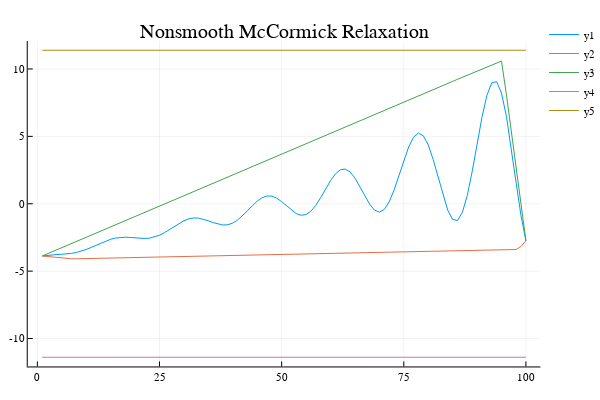

Source (notebook cell):
### Code cell
p2 = Plots.plot(xrange, data_mc, title="Nonsmooth McCormick Relaxation")

### Figure 1 — Plotly figure (JSON) as saved in the notebook; plotly's stock layout.template omitted (floating-point values rounded to 4 significant figures)
{"data": [{"colorbar": {"title": ""}, "hoverinfo": "text", "legendgroup": "y1", "line": {"color": "rgba(0, 154, 250, 1.000)", "dash": "solid", "shape": "linear", "width": 1}, "mode": "lines", "name": "y1", "showlegend": true, "text": [null, null, null, null, null, null, null, null, null, null, null, null, null, null, null, null, null, null, null, null, null, null, null, null, null, null, null, null, null, null, null, null, null, null, null, null, null, null, null, null, null, null, null, null, null, null, null, null, null, null, null, null, null, null, null, null, null, null, null, null, null, null, null, null, null, null, null, null, null, null, null, null, null, null, null, null, null, null, null, null, null, null, null, null, null, null, null, null, null, null, null, null, null, null, null, null, null, null, null, null], "type": "scatter", "x": [1, 2, 3, 4, 5, 6, 7, 8, 9, 10, 11, 12, 13, 14, 15, 16, 17, 18, 19, 20, 21, 22, 23, 24, 25, 26, 27, 28, 29, 30, 31, 32, 33, 34, 35, 36, 37, 38, 39, 40, 41, 42, 43, 44, 45, 46, 47, 48, 49, 50, 51, 52, 53, 54, 55, 56, 57, 58, 59, 60, 61, 62, 63, 64, 65, 66, 67, 68, 69, 70, 71, 72, 73, 74, 75, 76, 77, 78, 79, 80, 81, 82, 83, 84, 85, 86, 87, 88, 89, 90, 91, 92, 93, 94, 95, 96, 97, 98, 99, 100], "xaxis": "x1", "y": [-3.876, -3.824, -3.789, -3.767, -3.748, -3.723, -3.68, -3.613, -3.517, -3.391, -3.242, -3.079, -2.914, -2.762, -2.635, -2.545, -2.494, -2.482, -2.501, -2.535, -2.567, -2.577, -2.549, -2.47, -2.335, -2.149, -1.926, -1.686, -1.455, -1.259, -1.121, -1.055, -1.065, -1.141, -1.264, -1.401, -1.518, -1.579, -1.556, -1.432, -1.205, -0.8916, -0.524, -0.1463, 0.1923, 0.4447, 0.5747, 0.5635, 0.4149, 0.1562, -0.1643, -0.484, -0.7349, -0.855, -0.7992, -0.5487, -0.1156, 0.4557, 1.094, 1.71, 2.211, 2.517, 2.573, 2.363, 1.912, 1.291, 0.6046, -0.02294, -0.4667, -0.6223, -0.4255, 0.1337, 1.005, 2.08, 3.209, 4.217, 4.938, 5.24, 5.049, 4.37, 3.29, 1.973, 0.6359, -0.4839, -1.164, -1.239, -0.6315, 0.6271, 2.392, 4.42, 6.404, 8.018, 8.971, 9.06, 8.21, 6.5, 4.161, 1.55, -0.8993, -2.746], "yaxis": "y1", "zmax": 0.1, "zmin": -0.1}, {"colorbar": {"title": ""}, "hoverinfo": "text", "legendgroup": "y2", "line": {"color": "rgba(227, 111, 71, 1.000)", "dash": "solid", "shape": "linear", "width": 1}, "mode": "lines", "name": "y2", "showlegend": true, "text": [null, null, null, null, null, null, null, null, null, null, null, null, null, null, null, null, null, null, null, null, null, null, null, null, null, null, null, null, null, null, null, null, null, null, null, null, null, null, null, null, null, null, null, null, null, null, null, null, null, null, null, null, null, null, null, null, null, null, null, null, null, null, null, null, null, null, null, null, null, null, null, null, null, null, null, null, null, null, null, null, null, null, null, null, null, null, null, null, null, null, null, null, null, null, null, null, null, null, null, null], "type": "scatter", "x": [1, 2, 3, 4, 5, 6, 7, 8, 9, 10, 11, 12, 13, 14, 15, 16, 17, 18, 19, 20, 21, 22, 23, 24, 25, 26, 27, 28, 29, 30, 31, 32, 33, 34, 35, 36, 37, 38, 39, 40, 41, 42, 43, 44, 45, 46, 47, 48, 49, 50, 51, 52, 53, 54, 55, 56, 57, 58, 59, 60, 61, 62, 63, 64, 65, 66, 67, 68, 69, 70, 71, 72, 73, 74, 75, 76, 77, 78, 79, 80, 81, 82, 83, 84, 85, 86, 87, 88, 89, 90, 91, 92, 93, 94, 95, 96, 97, 98, 99, 100], "xaxis": "x1", "y": [-3.876, -3.915, -3.954, -3.992, -4.031, -4.066, -4.084, -4.083, -4.075, -4.067, -4.06, -4.052, -4.045, -4.037, -4.03, -4.022, -4.015, -4.007, -4.0, -3.992, -3.985, -3.977, -3.969, -3.962, -3.954, -3.947, -3.939, -3.932, -3.924, -3.917, -3.909, -3.902, -3.894, -3.887, -3.879, -3.871, -3.864, -3.856, -3.849, -3.841, -3.834, -3.826, -3.819, -3.811, -3.804, -3.796, -3.789, -3.781, -3.774, -3.766, -3.758, -3.751, -3.743, -3.736, -3.728, -3.721, -3.713, -3.706, -3.698, -3.691, -3.683, -3.676, -3.668, -3.66, -3.653, -3.645, -3.638, -3.63, -3.623, -3.615, -3.608, -3.6, -3.593, -3.585, -3.578, -3.57, -3.562, -3.555, -3.547, -3.54, -3.532, -3.525, -3.517, -3.51, -3.502, -3.494, -3.486, -3.477, -3.469, -3.461, -3.452, -3.444, -3.436, -3.427, -3.419, -3.411, -3.402, -3.394, -3.164, -2.746], "yaxis": "y1", "zmax": 0.1, "zmin": -0.1}, {"colorbar": {"title": ""}, "hoverinfo": "text", "legendgroup": "y3", "line": {"color": "rgba(62, 164, 78, 1.000)", "dash": "solid", "shape": "linear", "width": 1}, "mode": "lines", "name": "y3", "showlegend": true, "text": [null, null, null, null, null, null, null, null, null, null, null, null, null, null, null, null, null, null, null, null, null, null, null, null, null, null, null, null, null, null, null, null, null, null, null, null, null, null, null, null, null, null, null, null, null, null, null, null, null, null, null, null, null, null, null, null, null, null, null, null, null, null, null, null, null, null, null, null, null, null, null, null, null, null, null, null, null, null, null, null, null, null, null, null, null, null, null, null, null, null, null, null, null, null, null, null, null, null, null, null], "type": "scatter", "x": [1, 2, 3, 4, 5, 6, 7, 8, 9, 10, 11, 12, 13, 14, 15, 16, 17, 18, 19, 20, 21, 22, 23, 24, 25, 26, 27, 28, 29, 30, 31, 32, 33, 34, 35, 36, 37, 38, 39, 40, 41, 42, 43, 44, 45, 46, 47, 48, 49, 50, 51, 52, 53, 54, 55, 56, 57, 58, 59, 60, 61, 62, 63, 64, 65, 66, 67, 68, 69, 70, 71, 72, 73, 74, 75, 76, 77, 78, 79, 80, 81, 82, 83, 84, 85, 86, 87, 88, 89, 90, 91, 92, 93, 94, 95, 96, 97, 98, 99, 100], "xaxis": "x1", "y": [-3.876, -3.722, -3.567, -3.412, -3.257, -3.102, -2.947, -2.792, -2.637, -2.482, -2.328, -2.173, -2.018, -1.863, -1.708, -1.553, -1.399, -1.245, -1.091, -0.9372, -0.7831, -0.629, -0.4749, -0.3209, -0.1668, -0.01272, 0.1414, 0.2954, 0.4495, 0.6036, 0.7577, 0.9118, 1.066, 1.22, 1.374, 1.528, 1.682, 1.836, 1.99, 2.144, 2.298, 2.453, 2.607, 2.761, 2.915, 3.069, 3.223, 3.377, 3.531, 3.685, 3.839, 3.993, 4.147, 4.301, 4.456, 4.61, 4.764, 4.918, 5.072, 5.226, 5.38, 5.534, 5.688, 5.842, 5.996, 6.15, 6.304, 6.459, 6.613, 6.767, 6.921, 7.075, 7.229, 7.383, 7.537, 7.691, 7.845, 7.999, 8.153, 8.307, 8.462, 8.616, 8.77, 8.924, 9.078, 9.232, 9.386, 9.54, 9.694, 9.848, 10.0, 10.16, 10.31, 10.46, 10.59, 8.116, 5.417, 2.708, -0.01336, -2.746], "yaxis": "y1", "zmax": 0.1, "zmin": -0.1}, {"colorbar": {"title": ""}, "hoverinfo": "text", "legendgroup": "y4", "line": {"color": "rgba(195, 113, 210, 1.000)", "dash": "solid", "shape": "linear", "width": 1}, "mode": "lines", "name": "y4", "showlegend": true, "text": [null, null, null, null, null, null, null, null, null, null, null, null, null, null, null, null, null, null, null, null, null, null, null, null, null, null, null, null, null, null, null, null, null, null, null, null, null, null, null, null, null, null, null, null, null, null, null, null, null, null, null, null, null, null, null, null, null, null, null, null, null, null, null, null, null, null, null, null, null, null, null, null, null, null, null, null, null, null, null, null, null, null, null, null, null, null, null, null, null, null, null, null, null, null, null, null, null, null, null, null], "type": "scatter", "x": [1, 2, 3, 4, 5, 6, 7, 8, 9, 10, 11, 12, 13, 14, 15, 16, 17, 18, 19, 20, 21, 22, 23, 24, 25, 26, 27, 28, 29, 30, 31, 32, 33, 34, 35, 36, 37, 38, 39, 40, 41, 42, 43, 44, 45, 46, 47, 48, 49, 50, 51, 52, 53, 54, 55, 56, 57, 58, 59, 60, 61, 62, 63, 64, 65, 66, 67, 68, 69, 70, 71, 72, 73, 74, 75, 76, 77, 78, 79, 80, 81, 82, 83, 84, 85, 86, 87, 88, 89, 90, 91, 92, 93, 94, 95, 96, 97, 98, 99, 100], "xaxis": "x1", "y": [-11.39, -11.39, -11.39, -11.39, -11.39, -11.39, -11.39, -11.39, -11.39, -11.39, -11.39, -11.39, -11.39, -11.39, -11.39, -11.39, -11.39, -11.39, -11.39, -11.39, -11.39, -11.39, -11.39, -11.39, -11.39, -11.39, -11.39, -11.39, -11.39, -11.39, -11.39, -11.39, -11.39, -11.39, -11.39, -11.39, -11.39, -11.39, -11.39, -11.39, -11.39, -11.39, -11.39, -11.39, -11.39, -11.39, -11.39, -11.39, -11.39, -11.39, -11.39, -11.39, -11.39, -11.39, -11.39, -11.39, -11.39, -11.39, -11.39, -11.39, -11.39, -11.39, -11.39, -11.39, -11.39, -11.39, -11.39, -11.39, -11.39, -11.39, -11.39, -11.39, -11.39, -11.39, -11.39, -11.39, -11.39, -11.39, -11.39, -11.39, -11.39, -11.39, -11.39, -11.39, -11.39, -11.39, -11.39, -11.39, -11.39, -11.39, -11.39, -11.39, -11.39, -11.39, -11.39, -11.39, -11.39, -11.39, -11.39, -11.39], "yaxis": "y1", "zmax": 0.1, "zmin": -0.1}, {"colorbar": {"title": ""}, "hoverinfo": "text", "legendgroup": "y5", "line": {"color": "rgba(172, 142, 24, 1.000)", "dash": "solid", "shape": "linear", "width": 1}, "mode": "lines", "name": "y5", "showlegend": true, "text": [null, null, null, null, null, null, null, null, null, null, null, null, null, null, null, null, null, null, null, null, null, null, null, null, null, null, null, null, null, null, null, null, null, null, null, null, null, null, null, null, null, null, null, null, null, null, null, null, null, null, null, null, null, null, null, null, null, null, null, null, null, null, null, null, null, null, null, null, null, null, null, null, null, null, null, null, null, null, null, null, null, null, null, null, null, null, null, null, null, null, null, null, null, null, null, null, null, null, null, null], "type": "scatter", "x": [1, 2, 3, 4, 5, 6, 7, 8, 9, 10, 11, 12, 13, 14, 15, 16, 17, 18, 19, 20, 21, 22, 23, 24, 25, 26, 27, 28, 29, 30, 31, 32, 33, 34, 35, 36, 37, 38, 39, 40, 41, 42, 43, 44, 45, 46, 47, 48, 49, 50, 51, 52, 53, 54, 55, 56, 57, 58, 59, 60, 61, 62, 63, 64, 65, 66, 67, 68, 69, 70, 71, 72, 73, 74, 75, 76, 77, 78, 79, 80, 81, 82, 83, 84, 85, 86, 87, 88, 89, 90, 91, 92, 93, 94, 95, 96, 97, 98, 99, 100], "xaxis": "x1", "y": [11.39, 11.39, 11.39, 11.39, 11.39, 11.39, 11.39, 11.39, 11.39, 11.39, 11.39, 11.39, 11.39, 11.39, 11.39, 11.39, 11.39, 11.39, 11.39, 11.39, 11.39, 11.39, 11.39, 11.39, 11.39, 11.39, 11.39, 11.39, 11.39, 11.39, 11.39, 11.39, 11.39, 11.39, 11.39, 11.39, 11.39, 11.39, 11.39, 11.39, 11.39, 11.39, 11.39, 11.39, 11.39, 11.39, 11.39, 11.39, 11.39, 11.39, 11.39, 11.39, 11.39, 11.39, 11.39, 11.39, 11.39, 11.39, 11.39, 11.39, 11.39, 11.39, 11.39, 11.39, 11.39, 11.39, 11.39, 11.39, 11.39, 11.39, 11.39, 11.39, 11.39, 11.39, 11.39, 11.39, 11.39, 11.39, 11.39, 11.39, 11.39, 11.39, 11.39, 11.39, 11.39, 11.39, 11.39, 11.39, 11.39, 11.39, 11.39, 11.39, 11.39, 11.39, 11.39, 11.39, 11.39, 11.39, 11.39, 11.39], "yaxis": "y1", "zmax": 0.1, "zmin": -0.1}], "layout": {"annotations": [{"font": {"color": "rgba(0, 0, 0, 1.000)", "family": "sans-serif", "size": 20}, "rotation": 0, "showarrow": false, "text": "Nonsmooth McCormick Relaxation", "x": 0.5222, "xanchor": "center", "xref": "paper", "y": 1, "yanchor": "top", "yref": "paper"}], "height": 400, "legend": {"bgcolor": "rgba(255, 255, 255, 1.000)", "bordercolor": "rgba(0, 0, 0, 1.000)", "font": {"color": "rgba(0, 0, 0, 1.000)", "family": "sans-serif", "size": 11}, "tracegroupgap": 0, "x": 1, "y": 1}, "margin": {"b": 20, "l": 0, "r": 0, "t": 20}, "paper_bgcolor": "rgba(255, 255, 255, 1.000)", "plot_bgcolor": "rgba(255, 255, 255, 1.000)", "showlegend": true, "width": 600, "xaxis": {"anchor": "y1", "domain": [0.05101, 0.9934], "gridcolor": "rgba(0, 0, 0, 0.100)", "gridwidth": 0.5, "linecolor": "rgba(0, 0, 0, 1.000)", "mirror": false, "range": [-1.97, 103.0], "showgrid": true, "showline": true, "showticklabels": true, "tickangle": 0, "tickcolor": "rgb(0, 0, 0)", "tickfont": {"color": "rgba(0, 0, 0, 1.000)", "family": "sans-serif", "size": 11}, "tickmode": "array", "ticks": "inside", "ticktext": ["0", "25", "50", "75", "100"], "tickvals": [0, 25, 50, 75, 100], "title": "", "titlefont": {"color": "rgba(0, 0, 0, 1.000)", "family": "sans-serif", "size": 15}, "type": "-", "visible": true, "zeroline": false, "zerolinecolor": "rgba(0, 0, 0, 1.000)"}, "yaxis": {"anchor": "x1", "domain": [0.03762, 0.9415], "gridcolor": "rgba(0, 0, 0, 0.100)", "gridwidth": 0.5, "linecolor": "rgba(0, 0, 0, 1.000)", "mirror": false, "range": [-12.07, 12.07], "showgrid": true, "showline": true, "showticklabels": true, "tickangle": 0, "tickcolor": "rgb(0, 0, 0)", "tickfont": {"color": "rgba(0, 0, 0, 1.000)", "family": "sans-serif", "size": 11}, "tickmode": "array", "ticks": "inside", "ticktext": ["-10", "-5", "0", "5", "10"], "tickvals": [-10, -5, 0, 5, 10], "title": "", "titlefont": {"color": "rgba(0, 0, 0, 1.000)", "family": "sans-serif", "size": 15}, "type": "-", "visible": true, "zeroline": false, "zerolinecolor": "rgba(0, 0, 0, 1.000)"}}}
